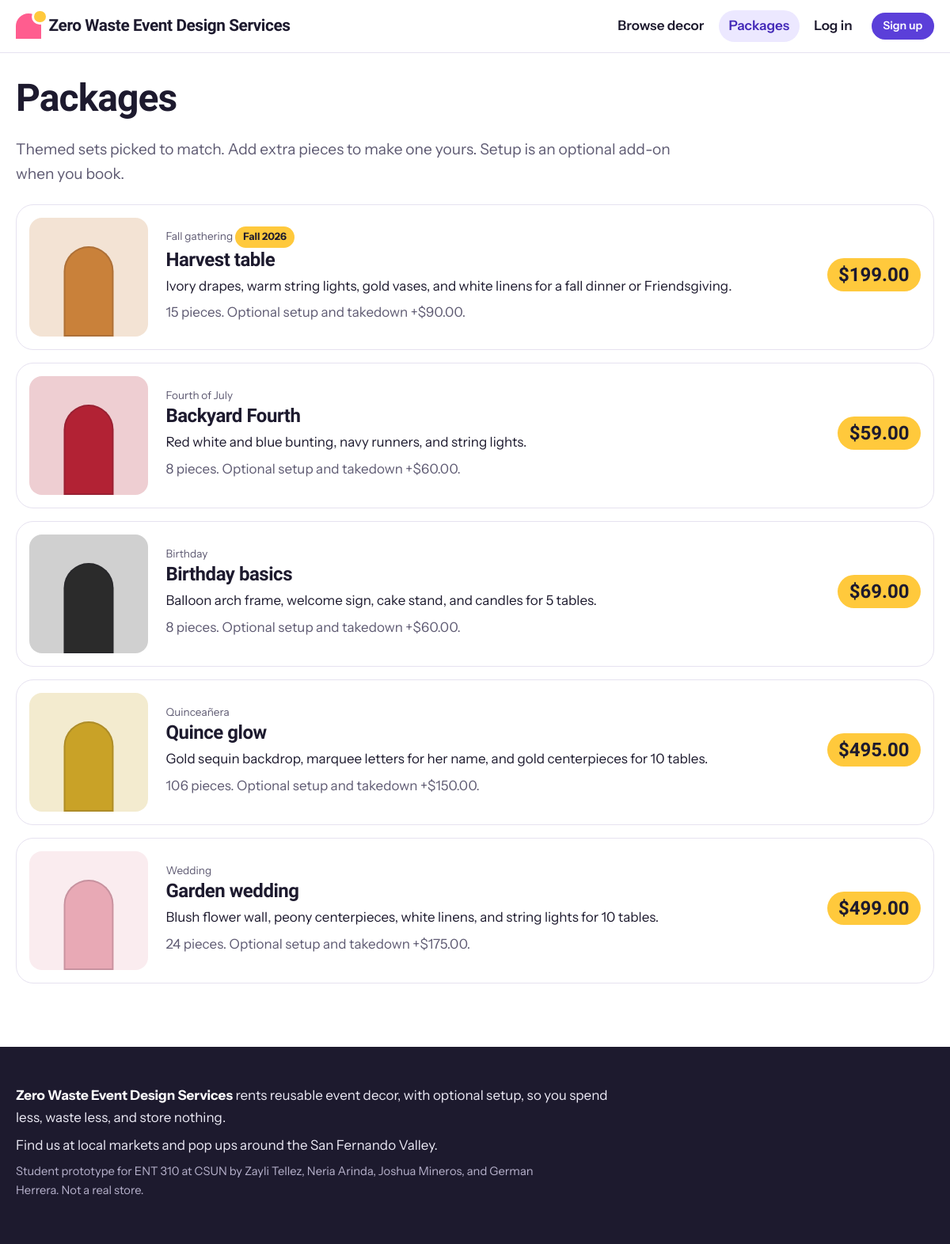
The page /packages.php on the database its author committed.
### tables this page shows
CREATE TABLE packages (
  id          INT AUTO_INCREMENT PRIMARY KEY,
  name        VARCHAR(120) NOT NULL,
  event_type  VARCHAR(60)  NOT NULL,
  description TEXT NOT NULL,
  price       DECIMAL(8,2) NOT NULL,
  setup_fee   DECIMAL(8,2) NOT NULL DEFAULT 75.00,  
  season      VARCHAR(40) NULL,                     
  color_hex   CHAR(7) NOT NULL DEFAULT '#CCCCCC',
  is_active   TINYINT(1) NOT NULL DEFAULT 1
);

### includes/bootstrap.php (called while the page is built, shortened)
<?php
function db(): PDO
{
    static $pdo = null;
    if ($pdo === null) {
        $dsn = 'mysql:host=' . DB_HOST . ';port=' . DB_PORT . ';dbname=' . DB_NAME . ';charset=utf8mb4';
        $pdo = new PDO($dsn, DB_USER, DB_PASS, [
            PDO::ATTR_ERRMODE            => PDO::ERRMODE_EXCEPTION,
            PDO::ATTR_DEFAULT_FETCH_MODE => PDO::FETCH_ASSOC,
            PDO::ATTR_EMULATE_PREPARES   => false,
        ]);
    }
    return $pdo;
}
function base_url(): string
{
    static $base = null;
    if ($base === null) {
        $script = $_SERVER['SCRIPT_NAME'] ?? '';
        $dir = str_replace('\\', '/', dirname($script));
        $base = rtrim($dir, '/');
    }
    return $base;
}
function url(string $path = ''): string
{
    return base_url() . '/' . ltrim($path, '/');
}
function e(?string $text): string
{
    return htmlspecialchars((string) $text, ENT_QUOTES, 'UTF-8');
}
function money($amount): string
{
    return '$' . number_format((float) $amount, 2);
}
    ob_start(); ?>

### public/packages.php (the view, shortened to what this page needs)
<?php
require __DIR__ . '/../includes/bootstrap.php';
$packages = db()->query('SELECT p.*, COUNT(pi.item_id) AS piece_types, COALESCE(SUM(pi.quantity), 0) AS piece_count
                         FROM packages p
                         LEFT JOIN package_items pi ON pi.package_id = p.id
                         WHERE p.is_active = 1
                         GROUP BY p.id ORDER BY p.season IS NULL, p.price')->fetchAll();
require __DIR__ . '/../includes/header.php';
?>
<h1>Packages</h1>
<p class="lead">Themed sets picked to match. Add extra pieces to make one yours. Setup is an optional add-on when you book.</p>
<div class="package-list">
  <?php foreach ($packages as $p): ?>
    <article class="package-row">
      <span class="swatch" style="--swatch: <?= e($p['color_hex']) ?>"></span>
      <div>
        <p class="chip-kicker"><?= e($p['event_type']) ?><?php if ($p['season']): ?> <span class="season-tag"><?= e($p['season']) ?></span><?php endif; ?></p>
        <h2><a href="<?= e(url('package.php?id=' . $p['id'])) ?>"><?= e($p['name']) ?></a></h2>
        <p><?= e($p['description']) ?></p>
        <p class="muted"><?= (int) $p['piece_count'] ?> pieces. Optional setup and takedown +<?= money($p['setup_fee']) ?>.</p>
      </div>
      <p class="package-price"><?= money($p['price']) ?></p>
    </article>
  <?php endforeach; ?>
</div>
<?php require __DIR__ . '/../includes/footer.php'; ?>

### public/assets/style.css (style rules this page uses)
:root { --bg: #FFFFFF; --wash: #F4F1FF; --ink: #1D1A2E; --muted: #5E5A72; --line: #E6E2F0; --grape: #5B3FD9; --grape-dark: #4329B8; --grape-soft: #ECE8FF; --pink: #FF5D8F; --pink-soft: #FFE6EE; --sun: #FFC93C; --sun-soft: #FFF4D6; --leaf: #157A4E; --leaf-soft: #E1F5EA; --berry: #C7254E; --berry-soft: #FDE8EE; --display: "Bricolage Grotesque", "Segoe UI", system-ui, sans-serif; --body: "Instrument Sans", "Segoe UI", system-ui, sans-serif; --r-card: 22px; --r-input: 12px; --gap: clamp(1rem, 3vw, 1.5rem); --shadow: 0 1px 2px rgba(29, 26, 46, 0.06), 0 8px 24px rgba(29, 26, 46, 0.06); }
*, *::before, *::after { box-sizing: border-box; }
html { -webkit-text-size-adjust: 100%; }
body { margin: 0; background: var(--bg); color: var(--ink); font: 400 1.0625rem/1.6 var(--body); }
a { color: var(--grape); text-underline-offset: 0.18em; }
h1, h2, h3 { font-family: var(--display); font-weight: 800; line-height: 1.05; letter-spacing: -0.02em; margin: 0 0 0.5em; }
h1 { font-size: clamp(2.1rem, 4.5vw, 3rem); }
h2 { font-size: clamp(1.5rem, 3vw, 1.9rem); margin-top: 2.5rem; }
p { margin: 0 0 1rem; max-width: 68ch; }
.muted { color: var(--muted); }
.lead { font-size: 1.2rem; color: var(--muted); }
.swatch { position: relative; display: block; overflow: hidden; aspect-ratio: 4 / 3; width: 100%; background: color-mix(in srgb, var(--swatch, #ccc) 22%, #fff); border-radius: var(--r-card) var(--r-card) 0 0; object-fit: cover; }
.swatch::before { content: ""; position: absolute; left: 50%; bottom: 0; width: 42%; height: 76%; transform: translateX(-50%); background: var(--swatch, #ccc); border-radius: 999px 999px 0 0; box-shadow: inset 0 0 0 2px rgba(29, 26, 46, 0.16); transition: transform 0.25s ease; }
.chip-kicker { font-size: 0.85rem; color: var(--muted); }
.package-list { display: flex; flex-direction: column; gap: 1rem; margin-top: 1.5rem; }
.package-row { display: grid; grid-template-columns: 150px 1fr auto; gap: 1.4rem; align-items: center; background: #fff; border: 1px solid var(--line); border-radius: var(--r-card); padding: 1rem; }
.package-row .swatch { border-radius: 16px; aspect-ratio: 1 / 1; }
.package-row h2 { margin: 0 0 0.4rem; font-size: 1.5rem; }
.package-row h2 a { color: var(--ink); text-decoration: none; }
.package-row p { margin-bottom: 0.4rem; }
.package-row .chip-kicker { margin: 0 0 0.2rem; }
.package-price { font: 800 1.5rem/1 var(--display); color: var(--ink); margin: 0; background: var(--sun); padding: 0.55rem 0.9rem; border-radius: 999px; white-space: nowrap; }
.season-tag { display: inline-block; background: var(--sun); color: var(--ink); font-weight: 700; font-size: 0.8rem; padding: 0.2rem 0.65rem; border-radius: 999px; }

### rows shown on the page
packages: event_type "Fall gathering", season "Fall 2026", name "Harvest table", description "Ivory drapes, warm string lights, gold vases, and white linens for a fall dinner or Friendsgiving.", piece_count "15", setup_fee "$90.00", price "$199.00"
packages: event_type "Fourth of July", name "Backyard Fourth", description "Red white and blue bunting, navy runners, and string lights.", piece_count "8", setup_fee "$60.00", price "$59.00"
packages: event_type "Birthday", name "Birthday basics", description "Balloon arch frame, welcome sign, cake stand, and candles for 5 tables.", piece_count "8", setup_fee "$60.00", price "$69.00"
packages: event_type "Quinceañera", name "Quince glow", description "Gold sequin backdrop, marquee letters for her name, and gold centerpieces for 10 tables.", piece_count "106", setup_fee "$150.00", price "$495.00"
packages: event_type "Wedding", name "Garden wedding", description "Blush flower wall, peony centerpieces, white linens, and string lights for 10 tables.", piece_count "24", setup_fee "$175.00", price "$499.00"

### other values the page prints
SITE_NAME "Zero Waste Event Design Services"
$label "Browse decor Packages Log in"
